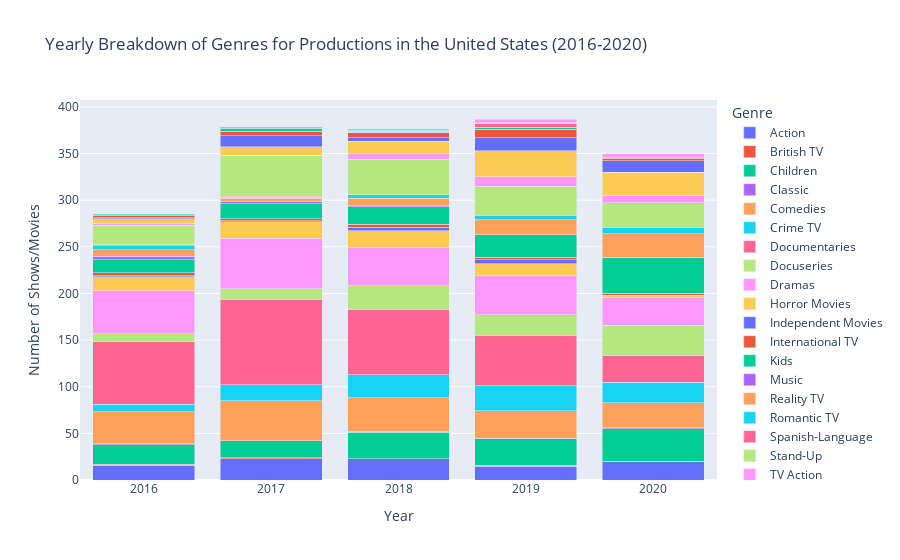

Notebook code for this chart:
### Code cell
# Specify the range of years you're interested in
years_of_interest = [2016, 2017, 2018, 2019, 2020]

# Filter the data for the specified years and for the United States
us_netflix_df = netflix_df[(netflix_df['release_year'].isin(years_of_interest)) & 
                           (netflix_df['country'] == 'United States')]

# Assuming each entry has only one genre (if genres are comma-separated or multiple, you'd need to preprocess this)
# Group by release_year and genre, then count the number of each genre for each year
yearly_genre_counts = us_netflix_df.groupby(['release_year', 'genre']).size().reset_index()
yearly_genre_counts.columns = ['year', 'genre', 'count']

# Plotting year to year comparison of genres for the United States
fig = px.bar(yearly_genre_counts, x='year', y='count', color='genre',
             title='Yearly Breakdown of Genres for Productions in the United States (2016-2020)',
             labels={'year': 'Year', 'count': 'Number of Shows/Movies', 'genre': 'Genre'},
             barmode='stack')

fig.show()

### Figure 1 — Plotly figure (JSON) as saved in the notebook; plotly's stock layout.template omitted (floating-point values rounded to 4 significant figures)
{"data": [{"alignmentgroup": "True", "hovertemplate": "Genre=Action<br>Year=%{x}<br>Number of Shows/Movies=%{y}<extra></extra>", "legendgroup": "Action", "marker": {"color": "#636efa", "pattern": {"shape": ""}}, "name": "Action", "offsetgroup": "Action", "orientation": "v", "showlegend": true, "textposition": "auto", "type": "bar", "x": [2016, 2017, 2018, 2019, 2020], "xaxis": "x", "y": [16, 23, 23, 15, 20], "yaxis": "y"}, {"alignmentgroup": "True", "hovertemplate": "Genre=British TV<br>Year=%{x}<br>Number of Shows/Movies=%{y}<extra></extra>", "legendgroup": "British TV", "marker": {"color": "#EF553B", "pattern": {"shape": ""}}, "name": "British TV", "offsetgroup": "British TV", "orientation": "v", "showlegend": true, "textposition": "auto", "type": "bar", "x": [2016, 2017, 2019], "xaxis": "x", "y": [1, 1, 1], "yaxis": "y"}, {"alignmentgroup": "True", "hovertemplate": "Genre=Children<br>Year=%{x}<br>Number of Shows/Movies=%{y}<extra></extra>", "legendgroup": "Children", "marker": {"color": "#00cc96", "pattern": {"shape": ""}}, "name": "Children", "offsetgroup": "Children", "orientation": "v", "showlegend": true, "textposition": "auto", "type": "bar", "x": [2016, 2017, 2018, 2019, 2020], "xaxis": "x", "y": [21, 18, 28, 28, 35], "yaxis": "y"}, {"alignmentgroup": "True", "hovertemplate": "Genre=Classic<br>Year=%{x}<br>Number of Shows/Movies=%{y}<extra></extra>", "legendgroup": "Classic", "marker": {"color": "#ab63fa", "pattern": {"shape": ""}}, "name": "Classic", "offsetgroup": "Classic", "orientation": "v", "showlegend": true, "textposition": "auto", "type": "bar", "x": [2016, 2018, 2019, 2020], "xaxis": "x", "y": [1, 1, 1, 1], "yaxis": "y"}, {"alignmentgroup": "True", "hovertemplate": "Genre=Comedies<br>Year=%{x}<br>Number of Shows/Movies=%{y}<extra></extra>", "legendgroup": "Comedies", "marker": {"color": "#FFA15A", "pattern": {"shape": ""}}, "name": "Comedies", "offsetgroup": "Comedies", "orientation": "v", "showlegend": true, "textposition": "auto", "type": "bar", "x": [2016, 2017, 2018, 2019, 2020], "xaxis": "x", "y": [34, 43, 36, 29, 27], "yaxis": "y"}, {"alignmentgroup": "True", "hovertemplate": "Genre=Crime TV<br>Year=%{x}<br>Number of Shows/Movies=%{y}<extra></extra>", "legendgroup": "Crime TV", "marker": {"color": "#19d3f3", "pattern": {"shape": ""}}, "name": "Crime TV", "offsetgroup": "Crime TV", "orientation": "v", "showlegend": true, "textposition": "auto", "type": "bar", "x": [2016, 2017, 2018, 2019, 2020], "xaxis": "x", "y": [8, 17, 25, 27, 22], "yaxis": "y"}, {"alignmentgroup": "True", "hovertemplate": "Genre=Documentaries<br>Year=%{x}<br>Number of Shows/Movies=%{y}<extra></extra>", "legendgroup": "Documentaries", "marker": {"color": "#FF6692", "pattern": {"shape": ""}}, "name": "Documentaries", "offsetgroup": "Documentaries", "orientation": "v", "showlegend": true, "textposition": "auto", "type": "bar", "x": [2016, 2017, 2018, 2019, 2020], "xaxis": "x", "y": [67, 92, 70, 54, 29], "yaxis": "y"}, {"alignmentgroup": "True", "hovertemplate": "Genre=Docuseries<br>Year=%{x}<br>Number of Shows/Movies=%{y}<extra></extra>", "legendgroup": "Docuseries", "marker": {"color": "#B6E880", "pattern": {"shape": ""}}, "name": "Docuseries", "offsetgroup": "Docuseries", "orientation": "v", "showlegend": true, "textposition": "auto", "type": "bar", "x": [2016, 2017, 2018, 2019, 2020], "xaxis": "x", "y": [9, 11, 25, 22, 32], "yaxis": "y"}, {"alignmentgroup": "True", "hovertemplate": "Genre=Dramas<br>Year=%{x}<br>Number of Shows/Movies=%{y}<extra></extra>", "legendgroup": "Dramas", "marker": {"color": "#FF97FF", "pattern": {"shape": ""}}, "name": "Dramas", "offsetgroup": "Dramas", "orientation": "v", "showlegend": true, "textposition": "auto", "type": "bar", "x": [2016, 2017, 2018, 2019, 2020], "xaxis": "x", "y": [46, 54, 41, 42, 30], "yaxis": "y"}, {"alignmentgroup": "True", "hovertemplate": "Genre=Horror Movies<br>Year=%{x}<br>Number of Shows/Movies=%{y}<extra></extra>", "legendgroup": "Horror Movies", "marker": {"color": "#FECB52", "pattern": {"shape": ""}}, "name": "Horror Movies", "offsetgroup": "Horror Movies", "orientation": "v", "showlegend": true, "textposition": "auto", "type": "bar", "x": [2016, 2017, 2018, 2019, 2020], "xaxis": "x", "y": [15, 18, 18, 13, 2], "yaxis": "y"}, {"alignmentgroup": "True", "hovertemplate": "Genre=Independent Movies<br>Year=%{x}<br>Number of Shows/Movies=%{y}<extra></extra>", "legendgroup": "Independent Movies", "marker": {"color": "#636efa", "pattern": {"shape": ""}}, "name": "Independent Movies", "offsetgroup": "Independent Movies", "orientation": "v", "showlegend": true, "textposition": "auto", "type": "bar", "x": [2016, 2017, 2018, 2019], "xaxis": "x", "y": [1, 1, 4, 4], "yaxis": "y"}, {"alignmentgroup": "True", "hovertemplate": "Genre=International TV<br>Year=%{x}<br>Number of Shows/Movies=%{y}<extra></extra>", "legendgroup": "International TV", "marker": {"color": "#EF553B", "pattern": {"shape": ""}}, "name": "International TV", "offsetgroup": "International TV", "orientation": "v", "showlegend": true, "textposition": "auto", "type": "bar", "x": [2016, 2017, 2018, 2019, 2020], "xaxis": "x", "y": [3, 2, 3, 3, 2], "yaxis": "y"}, {"alignmentgroup": "True", "hovertemplate": "Genre=Kids<br>Year=%{x}<br>Number of Shows/Movies=%{y}<extra></extra>", "legendgroup": "Kids", "marker": {"color": "#00cc96", "pattern": {"shape": ""}}, "name": "Kids", "offsetgroup": "Kids", "orientation": "v", "showlegend": true, "textposition": "auto", "type": "bar", "x": [2016, 2017, 2018, 2019, 2020], "xaxis": "x", "y": [14, 16, 19, 24, 38], "yaxis": "y"}, {"alignmentgroup": "True", "hovertemplate": "Genre=Music<br>Year=%{x}<br>Number of Shows/Movies=%{y}<extra></extra>", "legendgroup": "Music", "marker": {"color": "#ab63fa", "pattern": {"shape": ""}}, "name": "Music", "offsetgroup": "Music", "orientation": "v", "showlegend": true, "textposition": "auto", "type": "bar", "x": [2016, 2017, 2018, 2020], "xaxis": "x", "y": [4, 3, 1, 1], "yaxis": "y"}, {"alignmentgroup": "True", "hovertemplate": "Genre=Reality TV<br>Year=%{x}<br>Number of Shows/Movies=%{y}<extra></extra>", "legendgroup": "Reality TV", "marker": {"color": "#FFA15A", "pattern": {"shape": ""}}, "name": "Reality TV", "offsetgroup": "Reality TV", "orientation": "v", "showlegend": true, "textposition": "auto", "type": "bar", "x": [2016, 2017, 2018, 2019, 2020], "xaxis": "x", "y": [7, 3, 8, 16, 25], "yaxis": "y"}, {"alignmentgroup": "True", "hovertemplate": "Genre=Romantic TV<br>Year=%{x}<br>Number of Shows/Movies=%{y}<extra></extra>", "legendgroup": "Romantic TV", "marker": {"color": "#19d3f3", "pattern": {"shape": ""}}, "name": "Romantic TV", "offsetgroup": "Romantic TV", "orientation": "v", "showlegend": true, "textposition": "auto", "type": "bar", "x": [2016, 2017, 2018, 2019, 2020], "xaxis": "x", "y": [4, 1, 4, 5, 7], "yaxis": "y"}, {"alignmentgroup": "True", "hovertemplate": "Genre=Spanish-Language<br>Year=%{x}<br>Number of Shows/Movies=%{y}<extra></extra>", "legendgroup": "Spanish-Language", "marker": {"color": "#FF6692", "pattern": {"shape": ""}}, "name": "Spanish-Language", "offsetgroup": "Spanish-Language", "orientation": "v", "showlegend": true, "textposition": "auto", "type": "bar", "x": [2016, 2017], "xaxis": "x", "y": [1, 1], "yaxis": "y"}, {"alignmentgroup": "True", "hovertemplate": "Genre=Stand-Up<br>Year=%{x}<br>Number of Shows/Movies=%{y}<extra></extra>", "legendgroup": "Stand-Up", "marker": {"color": "#B6E880", "pattern": {"shape": ""}}, "name": "Stand-Up", "offsetgroup": "Stand-Up", "orientation": "v", "showlegend": true, "textposition": "auto", "type": "bar", "x": [2016, 2017, 2018, 2019, 2020], "xaxis": "x", "y": [21, 44, 38, 31, 26], "yaxis": "y"}, {"alignmentgroup": "True", "hovertemplate": "Genre=TV Action<br>Year=%{x}<br>Number of Shows/Movies=%{y}<extra></extra>", "legendgroup": "TV Action", "marker": {"color": "#FF97FF", "pattern": {"shape": ""}}, "name": "TV Action", "offsetgroup": "TV Action", "orientation": "v", "showlegend": true, "textposition": "auto", "type": "bar", "x": [2016, 2018, 2019, 2020], "xaxis": "x", "y": [2, 6, 10, 8], "yaxis": "y"}, {"alignmentgroup": "True", "hovertemplate": "Genre=TV Comedies<br>Year=%{x}<br>Number of Shows/Movies=%{y}<extra></extra>", "legendgroup": "TV Comedies", "marker": {"color": "#FECB52", "pattern": {"shape": ""}}, "name": "TV Comedies", "offsetgroup": "TV Comedies", "orientation": "v", "showlegend": true, "textposition": "auto", "type": "bar", "x": [2016, 2017, 2018, 2019, 2020], "xaxis": "x", "y": [5, 9, 13, 28, 25], "yaxis": "y"}, {"alignmentgroup": "True", "hovertemplate": "Genre=TV Dramas<br>Year=%{x}<br>Number of Shows/Movies=%{y}<extra></extra>", "legendgroup": "TV Dramas", "marker": {"color": "#636efa", "pattern": {"shape": ""}}, "name": "TV Dramas", "offsetgroup": "TV Dramas", "orientation": "v", "showlegend": true, "textposition": "auto", "type": "bar", "x": [2016, 2017, 2018, 2019, 2020], "xaxis": "x", "y": [1, 12, 4, 14, 12], "yaxis": "y"}, {"alignmentgroup": "True", "hovertemplate": "Genre=Thrillers<br>Year=%{x}<br>Number of Shows/Movies=%{y}<extra></extra>", "legendgroup": "Thrillers", "marker": {"color": "#EF553B", "pattern": {"shape": ""}}, "name": "Thrillers", "offsetgroup": "Thrillers", "orientation": "v", "showlegend": true, "textposition": "auto", "type": "bar", "x": [2016, 2017, 2018, 2019, 2020], "xaxis": "x", "y": [3, 5, 5, 9, 3], "yaxis": "y"}, {"alignmentgroup": "True", "hovertemplate": "Genre=Uncategorized<br>Year=%{x}<br>Number of Shows/Movies=%{y}<extra></extra>", "legendgroup": "Uncategorized", "marker": {"color": "#00cc96", "pattern": {"shape": ""}}, "name": "Uncategorized", "offsetgroup": "Uncategorized", "orientation": "v", "showlegend": true, "textposition": "auto", "type": "bar", "x": [2016, 2017, 2019], "xaxis": "x", "y": [1, 3, 2], "yaxis": "y"}, {"alignmentgroup": "True", "hovertemplate": "Genre=Romantic Movies<br>Year=%{x}<br>Number of Shows/Movies=%{y}<extra></extra>", "legendgroup": "Romantic Movies", "marker": {"color": "#ab63fa", "pattern": {"shape": ""}}, "name": "Romantic Movies", "offsetgroup": "Romantic Movies", "orientation": "v", "showlegend": true, "textposition": "auto", "type": "bar", "x": [2017, 2018], "xaxis": "x", "y": [1, 1], "yaxis": "y"}, {"alignmentgroup": "True", "hovertemplate": "Genre=Cult Movies<br>Year=%{x}<br>Number of Shows/Movies=%{y}<extra></extra>", "legendgroup": "Cult Movies", "marker": {"color": "#FFA15A", "pattern": {"shape": ""}}, "name": "Cult Movies", "offsetgroup": "Cult Movies", "orientation": "v", "showlegend": true, "textposition": "auto", "type": "bar", "x": [2018], "xaxis": "x", "y": [1], "yaxis": "y"}, {"alignmentgroup": "True", "hovertemplate": "Genre=Sci-Fi<br>Year=%{x}<br>Number of Shows/Movies=%{y}<extra></extra>", "legendgroup": "Sci-Fi", "marker": {"color": "#19d3f3", "pattern": {"shape": ""}}, "name": "Sci-Fi", "offsetgroup": "Sci-Fi", "orientation": "v", "showlegend": true, "textposition": "auto", "type": "bar", "x": [2018], "xaxis": "x", "y": [1], "yaxis": "y"}, {"alignmentgroup": "True", "hovertemplate": "Genre=TV Horror<br>Year=%{x}<br>Number of Shows/Movies=%{y}<extra></extra>", "legendgroup": "TV Horror", "marker": {"color": "#FF6692", "pattern": {"shape": ""}}, "name": "TV Horror", "offsetgroup": "TV Horror", "orientation": "v", "showlegend": true, "textposition": "auto", "type": "bar", "x": [2018, 2019, 2020], "xaxis": "x", "y": [1, 4, 1], "yaxis": "y"}, {"alignmentgroup": "True", "hovertemplate": "Genre=Anime Features<br>Year=%{x}<br>Number of Shows/Movies=%{y}<extra></extra>", "legendgroup": "Anime Features", "marker": {"color": "#B6E880", "pattern": {"shape": ""}}, "name": "Anime Features", "offsetgroup": "Anime Features", "orientation": "v", "showlegend": true, "textposition": "auto", "type": "bar", "x": [2019], "xaxis": "x", "y": [1], "yaxis": "y"}, {"alignmentgroup": "True", "hovertemplate": "Genre=Anime Series<br>Year=%{x}<br>Number of Shows/Movies=%{y}<extra></extra>", "legendgroup": "Anime Series", "marker": {"color": "#FF97FF", "pattern": {"shape": ""}}, "name": "Anime Series", "offsetgroup": "Anime Series", "orientation": "v", "showlegend": true, "textposition": "auto", "type": "bar", "x": [2019, 2020], "xaxis": "x", "y": [4, 4], "yaxis": "y"}], "layout": {"barmode": "stack", "legend": {"title": {"text": "Genre"}, "tracegroupgap": 0}, "title": {"text": "Yearly Breakdown of Genres for Productions in the United States (2016-2020)"}, "xaxis": {"anchor": "y", "domain": [0, 1], "title": {"text": "Year"}}, "yaxis": {"anchor": "x", "domain": [0, 1], "title": {"text": "Number of Shows/Movies"}}}}
